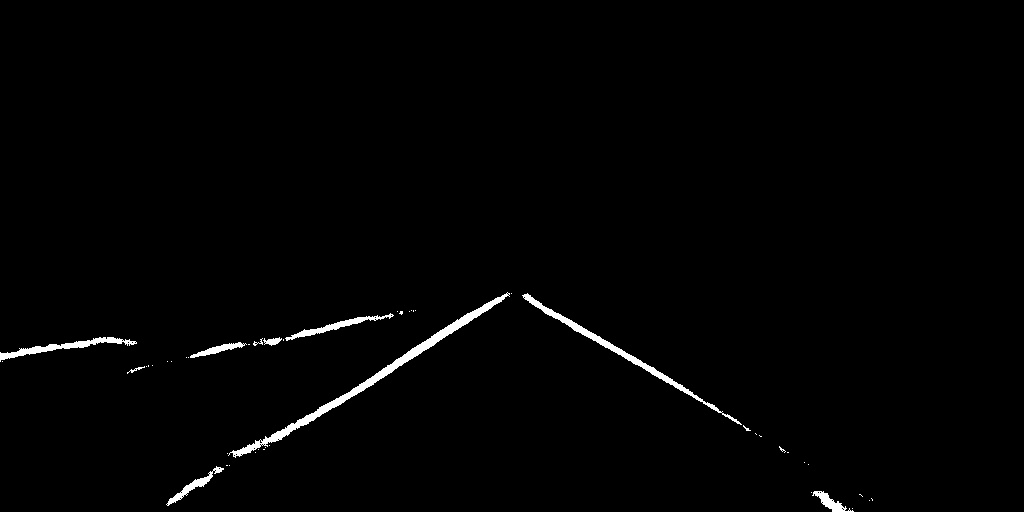
#> input picture Line_Points_Extraction/Images/lane2.jpeg, 1024 x 512 px
$ python Merge_Lanenet_Processing.py
#> lines starting #> are read from the running program, lines starting #| are printed output that depends on the picture; after the words box and inside, x2 and y2 are one past the last pixel; in counts of white or black regions, pixels touching at a corner belong together
### Line_Points_Extraction/Image_Processing_Detect_Lines.py
# -*- coding: utf-8 -*-
# @Time    : 2020/3/12 4:25 下午
# @Author  : Yingke Ding
# @FileName: Image_Processing_Detect_Lines.py
# @Software: PyCharm

import numpy as np
import cv2


def region_of_interest(image, vertices):
    """
    Applies an image mask Region Of Interest (ROI).

    Only keeps the region of the image defined by the polygon
    formed from `vertices`. The rest of the image is set to black.
    :param image:
    :param vertices:
    :return:
    """

    # defining a blank mask to start with
    mask = np.zeros_like(image)

    # defining a 3 channel or 1 channel color to fill the mask with depending on the input image
    if len(image.shape) > 2:
        channel_count = image.shape[2]  # i.e. 3 or 4 depending on your image
        ignore_mask_color = (255,) * channel_count
    else:
        ignore_mask_color = 255

    # filling pixels inside the polygon defined by "vertices" with the fill color
    cv2.fillPoly(mask, vertices, ignore_mask_color)

    # returning the image only where mask pixels are nonzero
    masked_image = cv2.bitwise_and(image, mask)
    return masked_image


def get_slope(x1, y1, x2, y2):
    return (y2 - y1) / (x2 - x1)


# thick red lines
def draw_lines(img, lines, color=[255, 0, 0], thickness=6):
    """
    workflow:
    1) examine each individual line returned by hough & determine if it's in left or right lane by its slope
    because we are working "upside down" with the array, the left lane will have a negative slope and right positive
    2) track extrema
    3) compute averages
    4) solve for b intercept
    5) use extrema to solve for points
    6) smooth frames and cache
    """

    global cache
    first_frame = 1
    y_global_min = img.shape[0]  # min will be the "highest" y value, or point down the road away from car
    y_max = img.shape[0]
    l_slope, r_slope = [], []
    l_lane, r_lane = [], []
    det_slope = 0.4
    alpha = 0.2
    # i got this alpha value off of the forums for the weighting between frames.
    # i understand what it does, but i dont understand where it comes from
    # much like some of the parameters in the hough function

    for line in lines:
        # 1
        for x1, y1, x2, y2 in line:
            slope = get_slope(x1, y1, x2, y2)
            if slope > det_slope:
                r_slope.append(slope)
                r_lane.append(line)
            elif slope < -det_slope:
                l_slope.append(slope)
                l_lane.append(line)
        # 2
        y_global_min = min(y1, y2, y_global_min)

    # to prevent errors in challenge video from dividing by zero
    if (len(l_lane) == 0) or (len(r_lane) == 0):
        print('no lane detected')
        return 1

    # 3
    l_slope_mean = np.mean(l_slope, axis=0)
    r_slope_mean = np.mean(r_slope, axis=0)
    l_mean = np.mean(np.array(l_lane), axis=0)
    r_mean = np.mean(np.array(r_lane), axis=0)

    if (r_slope_mean == 0) or (l_slope_mean == 0):
        print('dividing by zero')
        return 1

    # 4, y=mx+b -> b = y -mx
    l_b = l_mean[0][1] - (l_slope_mean * l_mean[0][0])
    r_b = r_mean[0][1] - (r_slope_mean * r_mean[0][0])

    # 5, using y-extrema (#2), b intercept (#4), and slope (#3) solve for x using y=mx+b
    # x = (y-b)/m
    # these 4 points are our two lines that we will pass to the draw function
    l_x1 = int((y_global_min - l_b) / l_slope_mean)
    l_x2 = int((y_max - l_b) / l_slope_mean)
    r_x1 = int((y_global_min - r_b) / r_slope_mean)
    r_x2 = int((y_max - r_b) / r_slope_mean)

    # 6
    if l_x1 > r_x1:
        l_x1 = int((l_x1 + r_x1) / 2)
        r_x1 = l_x1
        l_y1 = int((l_slope_mean * l_x1) + l_b)
        r_y1 = int((r_slope_mean * r_x1) + r_b)
        l_y2 = int((l_slope_mean * l_x2) + l_b)
        r_y2 = int((r_slope_mean * r_x2) + r_b)
    else:
        l_y1 = y_global_min
        l_y2 = y_max
        r_y1 = y_global_min
        r_y2 = y_max

    current_frame = np.array([l_x1, l_y1, l_x2, l_y2, r_x1, r_y1, r_x2, r_y2], dtype="float32")

    if first_frame == 1:
        next_frame = current_frame
        first_frame = 0
    else:
        prev_frame = cache
        next_frame = (1 - alpha) * prev_frame + alpha * current_frame

    cv2.line(img, (int(next_frame[0]), int(next_frame[1])), (int(next_frame[2]), int(next_frame[3])), color, thickness)
    cv2.line(img, (int(next_frame[4]), int(next_frame[5])), (int(next_frame[6]), int(next_frame[7])), color, thickness)

    cache = next_frame


def hough_lines(img, rho, theta, threshold, min_line_len, max_line_gap):
    """
    `img` should be the output of a Canny transform.

    Returns an image with hough lines drawn.
    """
    lines = cv2.HoughLinesP(img, rho, theta, threshold, np.array([]), minLineLength=min_line_len,
                            maxLineGap=max_line_gap)
    line_img = np.zeros((img.shape[0], img.shape[1], 3), dtype=np.uint8)
    draw_lines(line_img, lines)
    return line_img


def weighted_img(img, initial_img, alpha=0.8, beta=1., lamda=0.):
    """
    Put the lines on the original image.
    NOTE: initial_img and img must be the same shape!
    :param img: is the output of the hough_lines(), An image with lines drawn on it.
    It Should be a blank image (all black) with lines drawn on it.
    :param initial_img: Image before any processing.
    :param alpha:
    :param beta:
    :param lamda:
    :return: initial_img * α + img * β + λ
    """
    return cv2.addWeighted(initial_img, alpha, img, beta, lamda)


# [47 lines left out: function main, not called in this run]


# [2 lines that do not run on import are left out]

### Line_Points_Extraction/Merge_Lanenet_Processing.py
# -*- coding: utf-8 -*-
# @Time    : 2020/3/12 10:29 下午
# @Author  : Yingke Ding
# @FileName: Merge_Lanenet_Processing.py
# @Software: PyCharm

from Image_Processing_Detect_Lines import *


binary = cv2.cvtColor((cv2.imread("./Images/lane2.jpeg")), cv2.COLOR_RGB2GRAY)
#> binary: shape (512, 1024); min 0, max 255, mean 3
raw_img = cv2.imread("./Images/lane1_resized.jpeg")
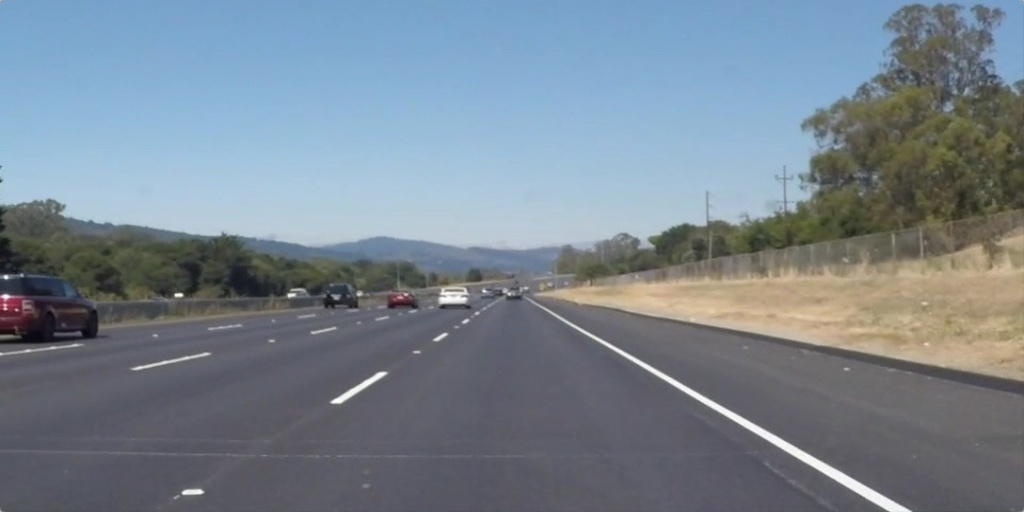
#> input picture Line_Points_Extraction/Images/lane1_resized.jpeg, 1024 x 512 px
#> raw_img is the input picture: shape (512, 1024, 3); mean B, G, R 143.6, 132.5, 120.2

# Gaussian Blur
kernel_size = 5
img_blurred = cv2.GaussianBlur(binary, (kernel_size, kernel_size), 0)

# Canny Edge Detection
low_threshold = 50
high_threshold = 150
img_canny = cv2.Canny(img_blurred, low_threshold, high_threshold)
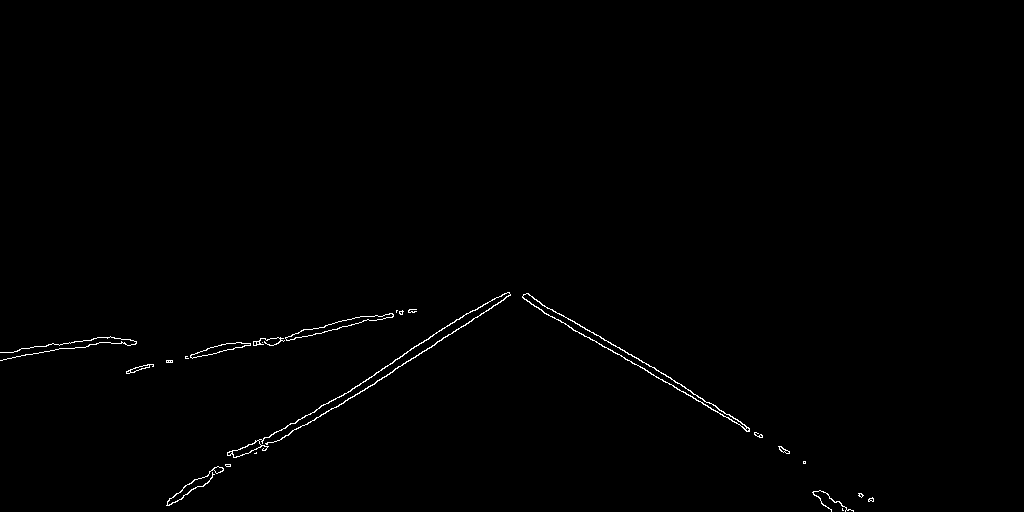
#> img_canny: shape (512, 1024); 0.54% white in thin lines or dots, all inside (x1, y1, x2, y2) = (0, 292, 874, 512)

# Add ROI Mask
img_shape = raw_img.shape
#> img_shape = (512, 1024, 3)
lower_left = [img_shape[1] / 9, img_shape[0]]
#> lower_left = [113.8, 512]
lower_right = [img_shape[1] - img_shape[1] / 9, img_shape[0]]
#> lower_right = [910.2, 512]
top_left = [img_shape[1] / 2 - img_shape[1] / 8, img_shape[0] / 2 + img_shape[0] / 10]
#> top_left = [384, 307.2]
top_right = [img_shape[1] / 2 + img_shape[1] / 8, img_shape[0] / 2 + img_shape[0] / 10]
#> top_right = [640, 307.2]
vertices = [np.array([lower_left, top_left, top_right, lower_right], dtype=np.int32)]
roi_image = region_of_interest(img_canny, vertices)
#> in region_of_interest, `cv2.fillPoly(mask, vertices, ignore_mask_color)`:
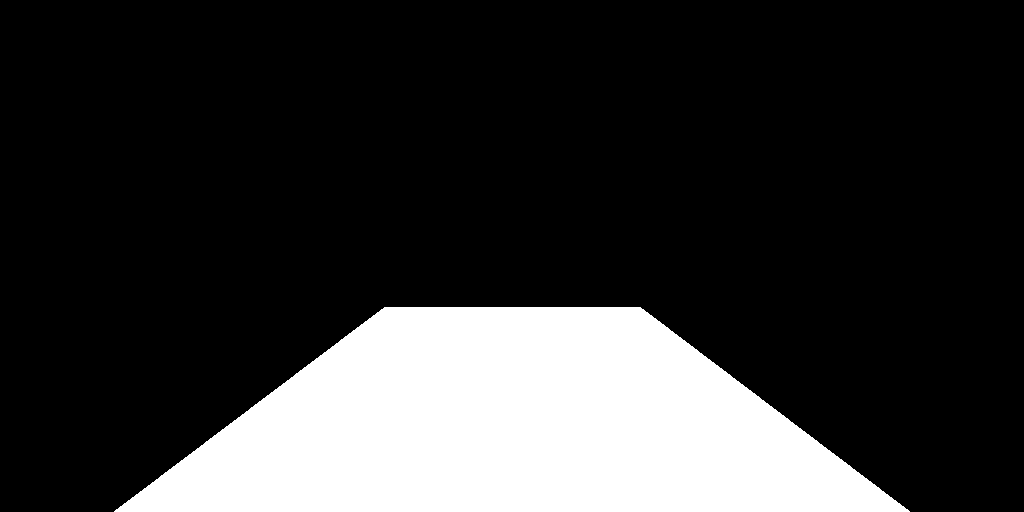
#> mask: shape (512, 1024); 20.6% white; 1 white region, box (x1, y1, x2, y2) and area: (114, 307, 910, 512) 107998
#> in region_of_interest, `masked_image = cv2.bitwise_and(image, mask)`:
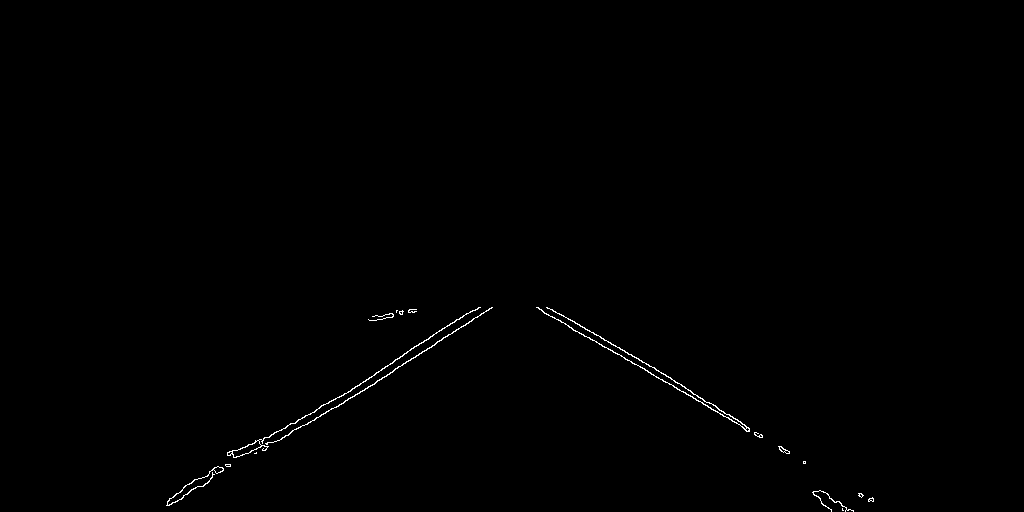
#> masked_image: shape (512, 1024); 0.36% white in thin lines or dots, all inside (x1, y1, x2, y2) = (166, 307, 874, 512)

rho = 4
theta = np.pi / 180

threshold = 30
min_line_len = 100
max_line_gap = 180

line_image = hough_lines(binary, rho, theta, threshold, min_line_len, max_line_gap)
#> in hough_lines, `lines = cv2.HoughLinesP(img, rho, theta, threshold, np.array([]), minL..`: lines = 107 rows, first 6: [160, 507, 523, 289], [165, 498, 507, 292], [509, 290, 878, 503], [161, 510, 527, 290], [121, 370, 507, 288], [523, 294, 862, 489]
#> the loop in draw_lines, `for line in lines:` made 107 passes
#> (line, y_global_min) on passes 1 to 12: ([[160, 507, 523, 289]], 289), ([[165, 498, 507, 292]], 289), ([[509, 290, 878, 503]], 289), ([[161, 510, 527, 290]], 289), ([[121, 370, 507, 288]], 288), ([[523, 294, 862, 489]], 288), ([[0, 357, 143, 337]], 288), ([[139, 363, 413, 305]], 288), ([[143, 375, 507, 291]], 288), ([[160, 496, 505, 289]], 288), ([[503, 288, 875, 503]], 288), ([[170, 509, 535, 289]], 288)
#> after the loop in draw_lines, `for line in lines:`: l_lane = 18 items, first 6: [[160, 507, 523, 289]], [[165, 498, 507, 292]], [[161, 510, 527, 290]], [[160, 496, 505, 289]], [[170, 509, 535, 289]], [[170, 488, 500, 290]]; l_slope = [-0.601, -0.602, -0.601, -0.6, -0.603, -0.6, -0.576, -0.869, -0.68, -0.577, -0.556, -0.698, -0.504, -0.73, -0.553, -0.51, -0.487, -0.429]; r_lane = 28 items, first 6: [[509, 290, 878, 503]], [[523, 294, 862, 489]], [[503, 288, 875, 503]], [[530, 289, 877, 497]], [[505, 292, 608, 359]], [[499, 291, 867, 503]]; r_slope = 28 values, max 0.936 at index 7, min 0.575 at index 1, mean 0.712
#> in draw_lines, `l_slope_mean = np.mean(l_slope, axis=0)`: l_slope_mean = -0.599
#> in draw_lines, `r_slope_mean = np.mean(r_slope, axis=0)`: r_slope_mean = 0.712
#> in draw_lines, `l_mean = np.mean(np.array(l_lane), axis=0)`: l_mean = [[179.2, 492, 456.7, 326.6]]
#> in draw_lines, `r_mean = np.mean(np.array(r_lane), axis=0)`: r_mean = [[588, 328.1, 807.5, 476.2]]
#> in draw_lines, `l_b = l_mean[0][1] - (l_slope_mean * l_mean[0][0])`: l_b = 599.3
#> in draw_lines, `r_b = r_mean[0][1] - (r_slope_mean * r_mean[0][0])`: r_b = -90.42
#> in draw_lines, `l_x1 = int((y_global_min - l_b) / l_slope_mean)`: l_x1 = 520
#> in draw_lines, `l_x2 = int((y_max - l_b) / l_slope_mean)`: l_x2 = 145
#> in draw_lines, `r_x1 = int((y_global_min - r_b) / r_slope_mean)`: r_x1 = 531
#> in draw_lines, `r_x2 = int((y_max - r_b) / r_slope_mean)`: r_x2 = 846
#> in draw_lines, `l_y1 = y_global_min`: l_y1 = 288
#> in draw_lines, `current_frame = np.array([l_x1, l_y1, l_x2, l_y2, r_x1, r_y1, r_x2, r_..`: current_frame = [520, 288, 145, 512, 531, 288, 846, 512]
#> in draw_lines, `cv2.line(img, (int(next_frame[4]), int(next_frame[5])), (int(next_fram..`:
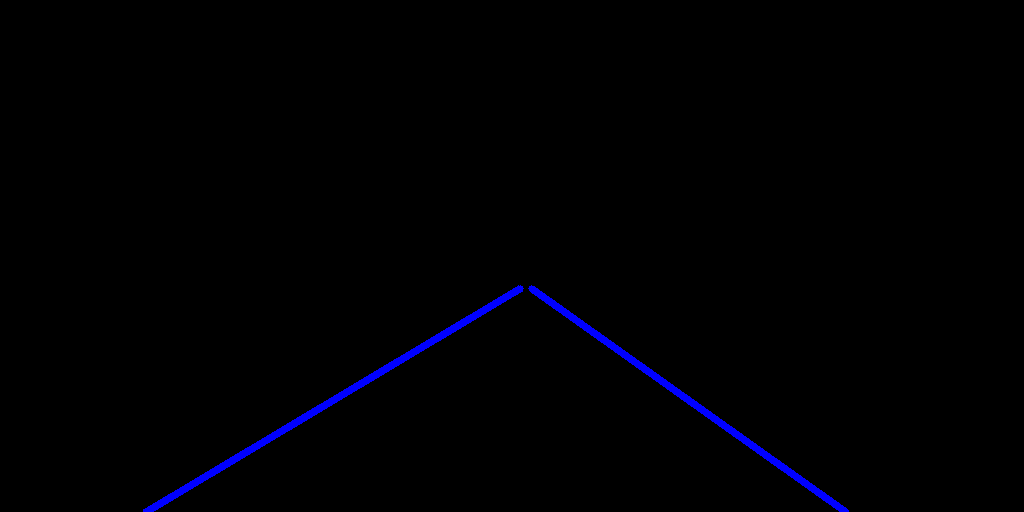
#> img: shape (512, 1024, 3); mean of channels 0, 1, 2 2.9, 0, 0; drawn as B, G, R
result = weighted_img(line_image, raw_img, alpha=0.8, beta=1., lamda=0.)
#> in weighted_img, `return cv2.addWeighted(initial_img, alpha, img, beta, lamda)`:
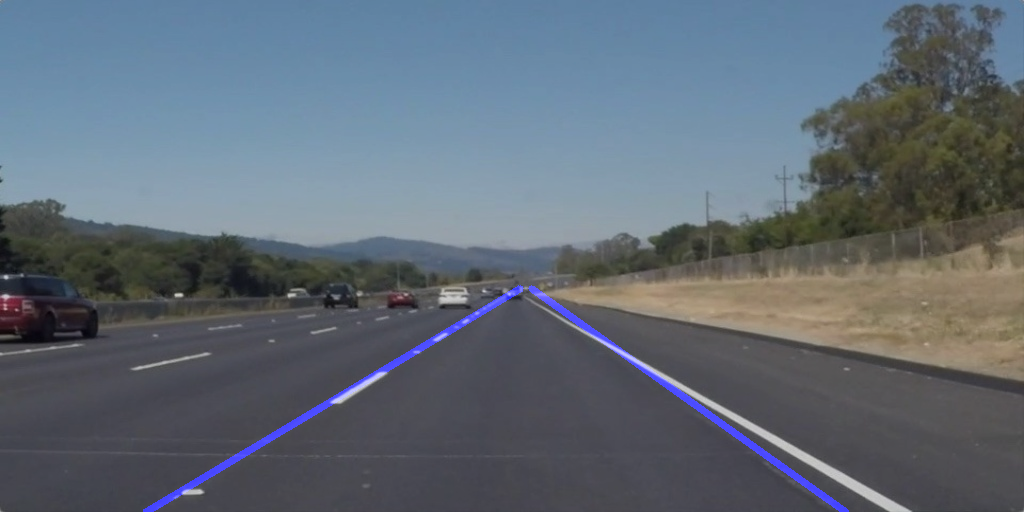
#> returned value: shape (512, 1024, 3); mean of channels 0, 1, 2 116.7, 106, 96.1; drawn as B, G, R

cv2.imshow("Image", result)
cv2.waitKey(0)
cv2.destroyAllWindows()
